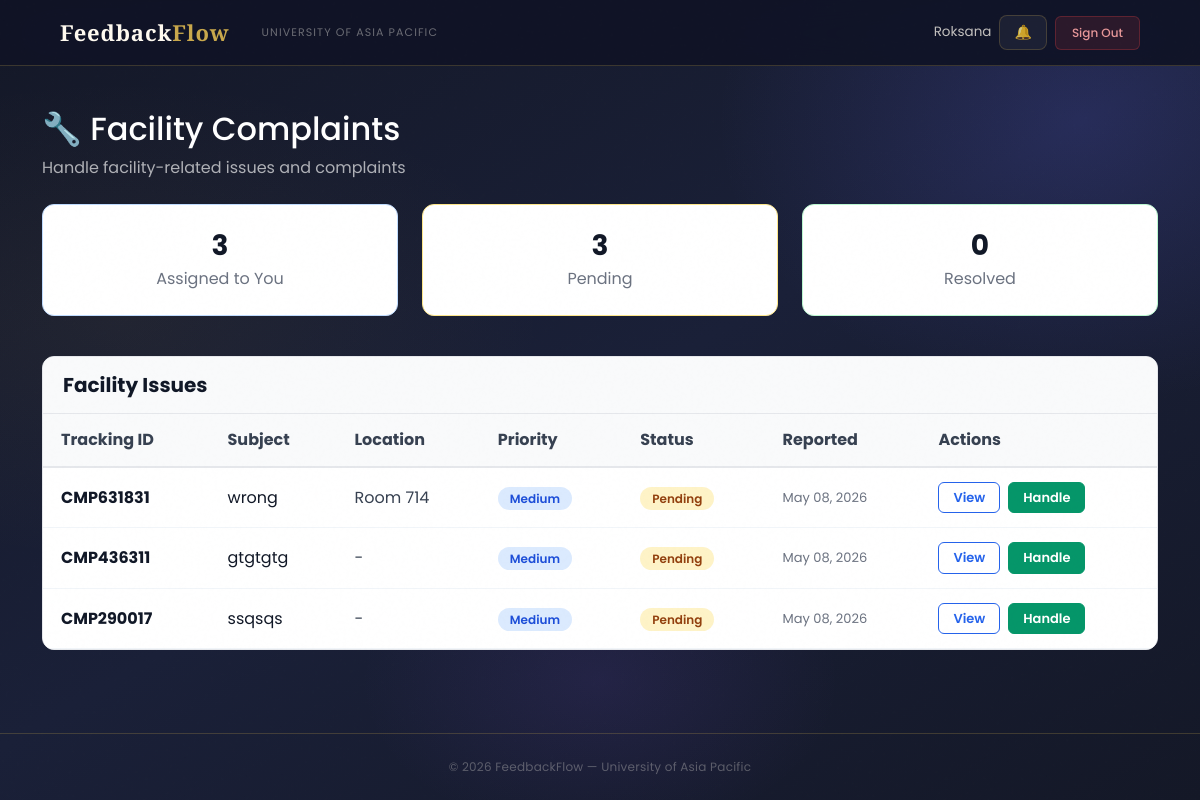
Before: /complaints/staff/list/ (signed in) with the older database file.
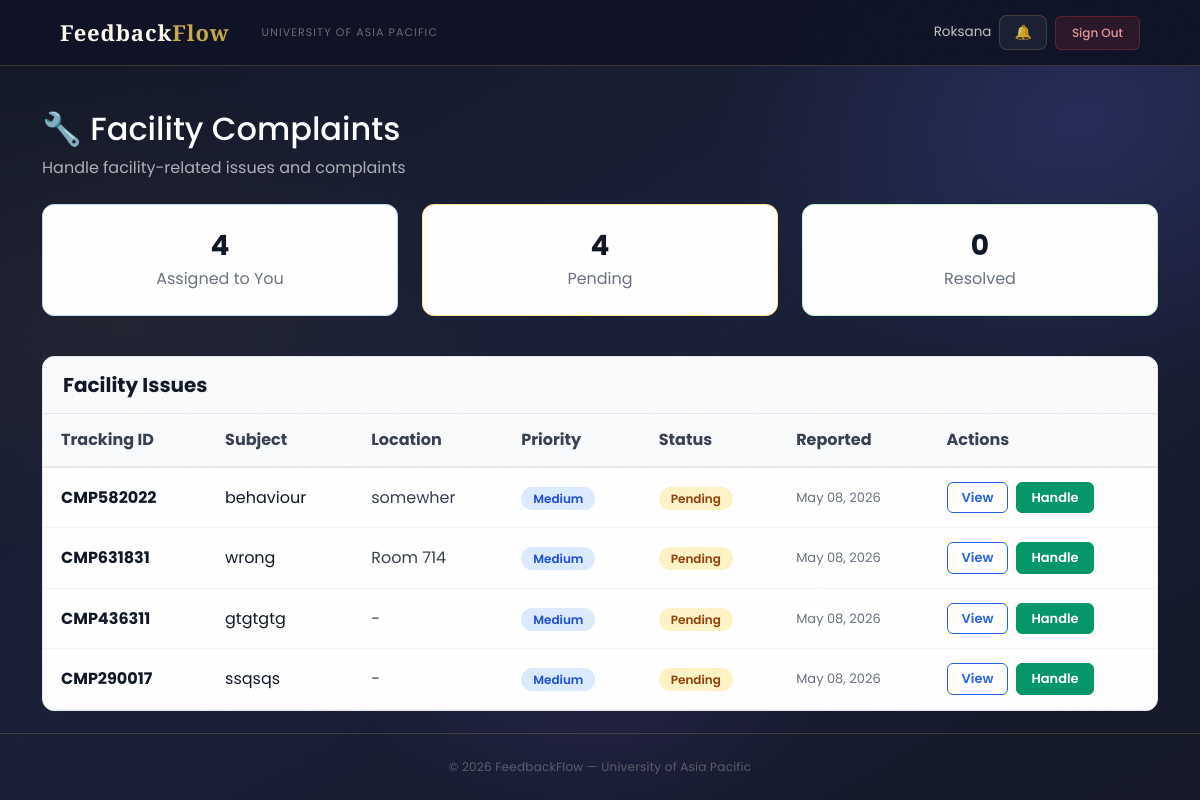
After: the same page with the newer database file.
### complaints/models.py (models this page shows, shortened)
class Complaint(models.Model):
    COMPLAINT_TYPE_CHOICES = (
        ('Faculty', 'Complaint about Faculty'),
        ('HOD', 'Complaint about HOD'),
        ('Staff', 'Complaint about Staff'),
        ('Facility', 'Facility Issue'),
    )
    STATUS_CHOICES = (
        ('Pending', 'Pending Review'),
        ('Under Investigation', 'Under Investigation'),
        ('Resolved', 'Resolved'),
        ('Escalated', 'Escalated to Higher Authority'),
    )
    PRIORITY_CHOICES = (
        ('Low', 'Low'),
        ('Medium', 'Medium'),
        ('High', 'High'),
        ('Urgent', 'Urgent'),
    )
    student = models.ForeignKey(
        settings.AUTH_USER_MODEL,
        on_delete=models.CASCADE,
        related_name='complaints_submitted'
    )
    complaint_type = models.CharField(max_length=20, choices=COMPLAINT_TYPE_CHOICES)
    subject = models.CharField(max_length=200)
    description = models.TextField()
    faculty_concerned = models.ForeignKey(
        settings.AUTH_USER_MODEL,
        on_delete=models.SET_NULL,
        null=True, blank=True,
        related_name='complaints_against',
        limit_choices_to={'role__in': ['Faculty', 'HOD', 'Staff']}
    )
    location = models.CharField(max_length=200, blank=True, null=True)
    status = models.CharField(max_length=30, choices=STATUS_CHOICES, default='Pending')
    priority = models.CharField(max_length=10, choices=PRIORITY_CHOICES, default='Medium')
    assigned_to = models.ForeignKey(
        settings.AUTH_USER_MODEL,
        on_delete=models.SET_NULL,
        null=True, blank=True,
        related_name='complaints_assigned'
    )
    is_anonymous = models.BooleanField(default=False)
    submitted_at = models.DateTimeField(auto_now_add=True)
    updated_at = models.DateTimeField(auto_now=True)
    resolved_at = models.DateTimeField(null=True, blank=True)
    tracking_id = models.CharField(max_length=20, unique=True, editable=False)
    class Meta:
        ordering = ['-submitted_at']
        verbose_name = 'Complaint'
        verbose_name_plural = 'Complaints'

### complaints/views.py (the view)
# urls.py: path('staff/list/', views.staff_complaints_list, name='staff_complaints_list'),
@login_required
def staff_complaints_list(request):
    if request.user.role != 'Staff':
        messages.error(request, 'Access denied. Staff only.')
        return redirect('login')
    complaints_list = Complaint.objects.filter(assigned_to=request.user).order_by('-submitted_at')
    context = {
        'complaints_list': complaints_list,
        'total_complaints': complaints_list.count(),
        'pending': complaints_list.filter(status='Pending').count(),
        'investigating': complaints_list.filter(status='Under Investigation').count(),
        'resolved': complaints_list.filter(status='Resolved').count(),
        'page_title': 'Staff & Facility Complaints'
    }
    return render(request, 'complaints/staff_complaints_list.html', context)

### users/context_processors.py (called while the page is built)
def notifications_count(request):
    if request.user.is_authenticated:
        from users.models import Notification
        count = Notification.objects.filter(
            recipient=request.user,
            is_read=False
        ).count()
        return {'unread_notifications_count': count}
    return {'unread_notifications_count': 0}

### users/models.py (called while the page is built)
    def get_short_name(self):
        return self.full_name.split()[0] if self.full_name else self.email

### complaints/templates/complaints/staff_complaints_list.html (shortened to what the changed rows need)
{% extends 'users/base.html' %}
{% block content %}
<div class="container mt-4">
    <div class="mb-4">
        <h2 style="color:#ffffff;">🔧 Facility Complaints</h2>
    </div>
    <div class="row mb-4">
        <div class="col-md-4 mb-3">
            <div style="background:#fff;border:1px solid #bfdbfe;border-radius:12px;padding:24px;text-align:center;">
                <h3 style="color:#111827;font-weight:700;margin-bottom:4px;">{{ total_complaints }}</h3>
                <p style="color:#6b7280;margin:0;">Assigned to You</p>
            </div>
        </div>
        <div class="col-md-4 mb-3">
            <div style="background:#fff;border:1px solid #fde68a;border-radius:12px;padding:24px;text-align:center;">
                <h3 style="color:#111827;font-weight:700;margin-bottom:4px;">{{ pending }}</h3>
                <p style="color:#6b7280;margin:0;">Pending</p>
            </div>
        </div>
    </div>
    {% if complaints_list %}
    <div style="background:#fff;border:1px solid #e5e7eb;border-radius:12px;overflow:hidden;">
        <div class="table-responsive">
            <table style="width:100%;border-collapse:collapse;background:#fff;">
                <thead>
                    <tr style="background:#f9fafb;border-bottom:2px solid #e5e7eb;">
                        <th style="color:#374151;font-weight:700;padding:14px 18px;text-align:left;">Tracking ID</th>
                        <th style="color:#374151;font-weight:700;padding:14px 18px;text-align:left;">Subject</th>
                        <th style="color:#374151;font-weight:700;padding:14px 18px;text-align:left;">Location</th>
                        <th style="color:#374151;font-weight:700;padding:14px 18px;text-align:left;">Priority</th>
                        <th style="color:#374151;font-weight:700;padding:14px 18px;text-align:left;">Status</th>
                        <th style="color:#374151;font-weight:700;padding:14px 18px;text-align:left;">Reported</th>
                        <th style="color:#374151;font-weight:700;padding:14px 18px;text-align:left;">Actions</th>
                    </tr>
                </thead>
                <tbody>
                    {% for complaint in complaints_list %}
                    <tr style="border-bottom:1px solid #f1f5f9;">
                        <td style="color:#111827;font-weight:700;padding:14px 18px;">{{ complaint.tracking_id }}</td>
                        <td style="color:#111827;padding:14px 18px;">{{ complaint.subject }}</td>
                        <td style="color:#374151;padding:14px 18px;">{{ complaint.location|default:"-" }}</td>
                        <td style="padding:14px 18px;">
                            {% if complaint.priority == 'Low' %}
                                <span style="background:#e5e7eb;color:#374151;padding:3px 12px;border-radius:40px;font-size:12px;font-weight:600;">Low</span>
                            {% elif complaint.priority == 'Medium' %}
                                <span style="background:#dbeafe;color:#1d4ed8;padding:3px 12px;border-radius:40px;font-size:12px;font-weight:600;">Medium</span>
                            {% elif complaint.priority == 'High' %}
                                <span style="background:#fef3c7;color:#92400e;padding:3px 12px;border-radius:40px;font-size:12px;font-weight:600;">High</span>
                            {% elif complaint.priority == 'Urgent' %}
                                <span style="background:#fee2e2;color:#991b1b;padding:3px 12px;border-radius:40px;font-size:12px;font-weight:600;">Urgent</span>
                            {% else %}
                                <span style="background:#e5e7eb;color:#374151;padding:3px 12px;border-radius:40px;font-size:12px;font-weight:600;">{{ complaint.priority }}</span>
                            {% endif %}
                        </td>
                        <td style="padding:14px 18px;">
                            {% if complaint.status == 'Pending' %}
                                <span style="background:#fef3c7;color:#92400e;padding:3px 12px;border-radius:40px;font-size:12px;font-weight:600;">Pending</span>
                            {% elif complaint.status == 'Under Investigation' %}
                                <span style="background:#dbeafe;color:#1d4ed8;padding:3px 12px;border-radius:40px;font-size:12px;font-weight:600;">Investigating</span>
                            {% elif complaint.status == 'Resolved' %}
                                <span style="background:#d1fae5;color:#065f46;padding:3px 12px;border-radius:40px;font-size:12px;font-weight:600;">Resolved</span>
                            {% else %}
                                <span style="background:#e5e7eb;color:#374151;padding:3px 12px;border-radius:40px;font-size:12px;font-weight:600;">{{ complaint.status }}</span>
                            {% endif %}
                        </td>
                        <td style="color:#6b7280;padding:14px 18px;font-size:13px;">{{ complaint.submitted_at|date:"M d, Y" }}</td>
                        <td style="padding:14px 18px;">
                            <div style="display:flex;gap:8px;">
                                <a href="{% url 'complaint_detail' complaint.id %}"
                                   style="font-size:13px;font-weight:600;color:#2563eb;border:1px solid #2563eb;padding:5px 14px;border-radius:6px;text-decoration:none;background:#fff;">View</a>
                                <a href="{% url 'handle_complaint' complaint.id %}"
                                   style="font-size:13px;font-weight:600;color:#fff;background:#059669;border:1px solid #059669;padding:5px 14px;border-radius:6px;text-decoration:none;">Handle</a>
                            </div>
                        </td>
                    </tr>
                    {% endfor %}
                </tbody>
            </table>
        </div>
    </div>
    {% endif %}
</div>
{% endblock %}

Changed rows visible on the page:
added Complaint: tracking_id "CMP582022", subject "behaviour", location "somewher", priority "Medium", status "Pending", submitted_at "May 08, 2026"
Other visible differences:
{{ total_complaints }}: "3" → "4"
{{ pending }}: "3" → "4"
